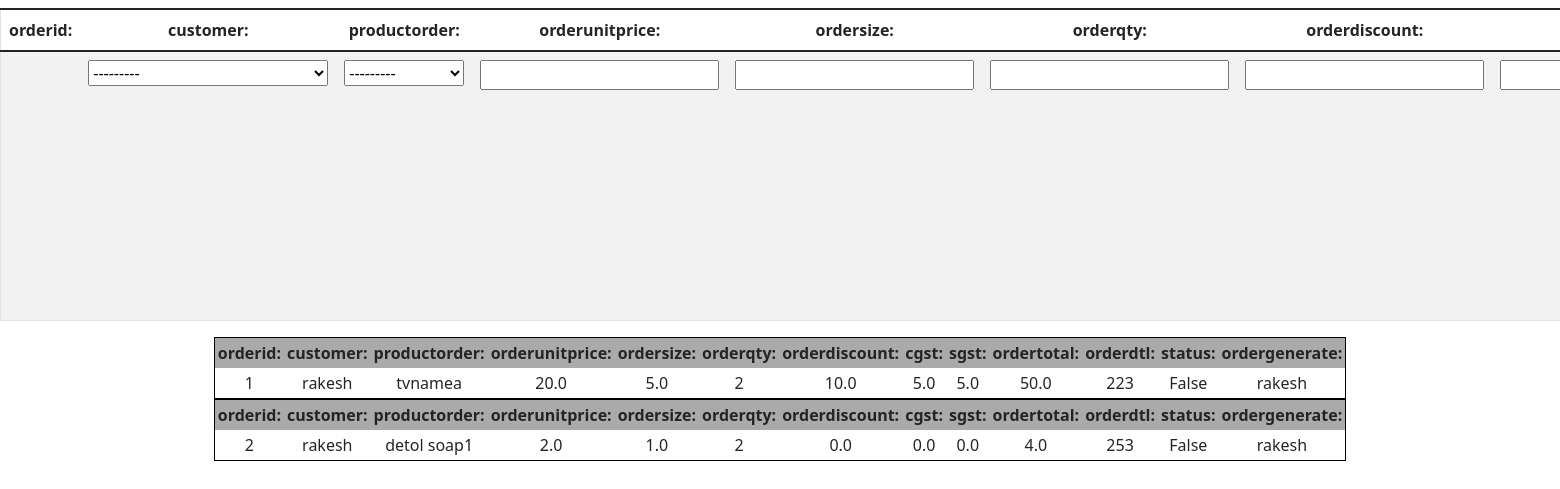
Screenshot of /order/create/ with the database file from the repository.
### inventory/models.py (models this page shows)
class Order(models.Model):
    orderid = models.BigAutoField(primary_key=True)
    customer = models.ForeignKey(User, on_delete=models.CASCADE, blank=True)
    productorder = models.ForeignKey(Product, on_delete=models.CASCADE, blank=True)
    orderunitprice = models.FloatField()
    ordersize = models.FloatField(max_length=40)
    orderqty = models.IntegerField()
    orderdiscount = models.FloatField()
    cgst = models.FloatField()
    sgst = models.FloatField()
    ordertotal = models.FloatField()
    orderdate = models.DateTimeField(auto_now_add=True, blank=True)
    orderdtl = models.TextField(max_length=40)
    status = models.BooleanField()
    ordergenerate = models.ForeignKey(User, on_delete=models.CASCADE, blank=True, related_name='staff')
    def __str__(self):
        return str(self.productorder)

class Product(models.Model):
    category = models.ForeignKey(Category, on_delete=models.SET_NULL, null=True, default='')
    subcategory = models.ForeignKey(SubCategory, on_delete=models.SET_NULL, null=True, default='')
    productbrand = models.ForeignKey(ProductBrand, on_delete=models.SET_NULL, null=True, default='')
    productmodel = models.ForeignKey(SubCatModel, on_delete=models.SET_NULL, null=True, default='')
    productname = models.CharField(max_length=40)
    productunit = models.IntegerField()
    pricebuy = models.FloatField()
    pricesell = models.FloatField()
    productdescri = models.CharField(max_length=40, blank=True)
    productaddedby = models.CharField(blank=True, default='', max_length=60)
    prouctdateadded = models.DateTimeField(auto_now_add=True, blank=True)
    def __str__(self):
        return self.productname

### inventory/views.py (the view)
# urls.py: url(r'order/create/$', order_create, name='inv_order_create'),
def order_create(request):
    form = OrderForm(request.POST or None)
    order = Order.objects.all()
    print(order)
    if request.method == "POST":
        form.save()
        return redirect("inv_order_create")
    context = {
        'form': form,
        'order': order
    }
    return render(request, 'order/order_create.html', context)

### inventory/forms.py
class OrderForm(forms.ModelForm):
    class Meta:
        model = Order
        fields = '__all__'

### inventory/templates/order/order_create.html (shortened to what this page needs)
<!DOCTYPE html>
<html lang="en">
<head>
<link href="https://cdn.jsdelivr.net/npm/bootstrap@5.1.3/dist/css/bootstrap.min.css" rel="stylesheet">
</head>
<body>
<div class="box" align="center">
    <table class="table table-striped">
        <form method="post" action="{% url 'inv_order_create' %}">
            <thead>
            <tr>
                <th scope="col"><label for="{{ form.subject.id_for_label }}">orderid:</label></th>
                <th scope="col"><label for="{{ form.subject.id_for_label }}">customer:</label></th>
                <th scope="col"><label for="{{ form.subject.id_for_label }}">productorder:</label></th>
                <th scope="col"><label for="{{ form.subject.id_for_label }}">orderunitprice:</label></th>
                <th scope="col"><label for="{{ form.subject.id_for_label }}">ordersize:</label></th>
                <th scope="col"><label for="{{ form.subject.id_for_label }}">orderqty:</label></th>
                <th scope="col"><label for="{{ form.subject.id_for_label }}">orderdiscount:</label></th>
                <th scope="col"><label for="{{ form.subject.id_for_label }}">cgst:</label></th>
            </thead>
            <tbody>
            <tr>
            <td>{{ form.orderid }}
            </td><td>{{ form.customer }}
            </td><td>{{ form.productorder }}
            </td><td>{{ form.orderunitprice }}
                <td>{{ form.ordersize }}
            </td><td>{{ form.orderqty }}
            </td><td>{{ form.orderdiscount }}
            </td><td>{{ form.cgst }}
            </tr>
 </tbody>
        </form>
</table>
</div>
<div class="box collapsed-box">
    {% for object in order %}
        <table align="center">
            <thead>
            <tr>
                <th scope="col">orderid:</th>
                <th scope="col">customer:</th>
                <th scope="col">productorder:</th>
                <th scope="col">orderunitprice:</th>
                <th scope="col">ordersize:</th>
                <th scope="col">orderqty:</th>
                <th scope="col">orderdiscount:</th>
                <th scope="col">cgst:</th>
                <th scope="col">sgst:</th>
                <th scope="col">ordertotal:</th>
                <th scope="col">orderdtl:</th>
                <th scope="col">status:</th>
                <th scope="col">ordergenerate:</th>
            </tr>
            </thead>
            <tbody>
            <tr>
                <td>{{ object.orderid }}
                </td>
                <td>{{ object.customer }}
                </td><td>{{ object.productorder }}
            </td><td>{{ object.orderunitprice }}
            </td><td>{{ object.ordersize }}
            </td><td>{{ object.orderqty }}
            </td><td>{{ object.orderdiscount }}
            </td><td>{{ object.cgst }}
            </td>
                <td>{{ object.sgst }}
                </td><td>{{ object.ordertotal }}
            </td><td>{{ object.orderdtl }}
            </td><td>{{ object.status }}
            </td><td>{{ object.ordergenerate }}
            </tr>
            </tbody>
        </table>
        {% empty %}
        <li>No objects yet.</li>
    {% endfor %}
</div>
</body>
</html>

### inventory/templates/order/order_create.html (style rules this page uses)
table, th, td { border: 1px solid black; padding: 3px; text-align: center }
th { background-color: #aaaaaa ; }
table { border-spacing: 5px; }

### rows the page displays
Order: orderid "1", customer "rakesh", productorder "tvnamea", orderunitprice "20.0", ordersize "5.0", orderqty "2", orderdiscount "10.0", cgst "5.0", sgst "5.0", ordertotal "50.0", orderdtl "223", status "False", ordergenerate "rakesh"
Order: orderid "2", customer "rakesh", productorder "detol soap1", orderunitprice "2.0", ordersize "1.0", orderqty "2", orderdiscount "0.0", cgst "0.0", sgst "0.0", ordertotal "4.0", orderdtl "253", status "False", ordergenerate "rakesh"
